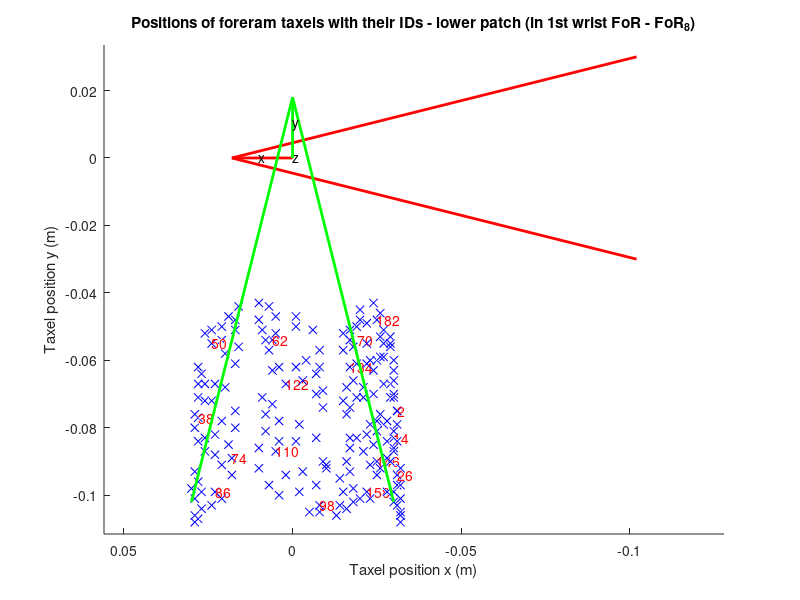
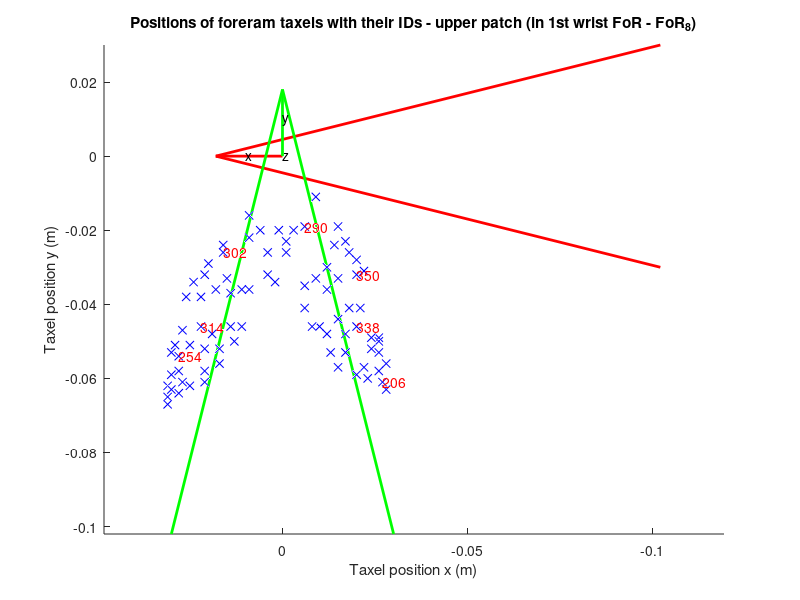

Recreate these plots in MATLAB, in order.
%% About 
% Script to load taxel position for visualize the PPS of the left forearm of iCub
% Originally from 'plotTaxelPositions.m'
% Author: NGUYEN Dong Hai Phuong
% Email: phuong.nguyen@iit.it; ph17dn@gmail.com

%%

SAVE_FIGURES = false;
%% Init taxel positions from Andrea's calibration and CAD

load left_forearm_taxel_pos_mesh.mat; % the no_mesh is also possible, but there are no normals, so you can't overlay the triangular modules
taxel_pos = left_forearm_taxel_pos_mesh; 
[M,N] = size(taxel_pos);

load left_forearm_upper_patch_7triangleMidpointsPos_iCubV1_CAD.mat;
triangle_centers_CAD_upperPatch_arbitraryFoR = left_forearm_upper_patch_7triangleMidpointsPos_iCubV1_xmlFoR_m;
triangle_centers_CAD_upperPatch_wristFoR8 = [];

load left_forearm_assembly_18coverHolesPos_iCubV1_CAD.mat;
% note, this CAD data contains also the upper patch - could be used to
% double check
triangle_centers_CAD_lowerPatches_assemblyFoR = left_forearm_lower_patch_18coverHoles_iCubV1_xmlFoR_m  ; % this FoR is also kind of arbitrary, but different than in the previous set;
triangle_centers_CAD_lowerPatches_wristFoR8 = [];

for j=1:size(triangle_centers_CAD_upperPatch_arbitraryFoR,1)
   row_vector =  triangle_centers_CAD_upperPatch_arbitraryFoR(j,:);
   column_vector = row_vector';
   column_vector_translated = column_vector - toWristFoR8_transl_m;
   column_vector_translatedAndRotated = (toWristFoR8_rotMatrix)' * column_vector_translated;
   triangle_centers_CAD_upperPatch_wristFoR8(j,:) = column_vector_translatedAndRotated';     
end

for j=1:size(triangle_centers_CAD_lowerPatches_assemblyFoR,1)
   row_vector =  triangle_centers_CAD_lowerPatches_assemblyFoR(j,:);
   column_vector = row_vector';
   column_vector_translated = column_vector - forearmAssemblytoWristFoR8_translVector_m;
   column_vector_translatedAndRotated = (forearmAssemblytoWristFoR8_rotMatrix)' * column_vector_translated;
   triangle_centers_CAD_lowerPatches_wristFoR8(j,:) = column_vector_translatedAndRotated';     
end

%%

f21 = figure(21);
clf(f21);
title('Positions of foreram taxels with their IDs - lower patch (in 1st wrist FoR - FoR_8)');
hold on;

for i=1:192
    if (nnz(taxel_pos(i,:)) > 1) % it's not an all-zero row
        plot3(taxel_pos(i,1),taxel_pos(i,2),taxel_pos(i,3),'xb');
        if (mod(i-3,12)==0)
            text(taxel_pos(i,1),taxel_pos(i,2),taxel_pos(i,3),int2str(i-1),'Color','r'); 
        end
    end
end
h = quiver3(0 ,0, 0,0.02,0,0);
set(h, 'Color', 'r', 'LineWidth', 2, 'MaxHeadSize', 4, 'ShowArrowHead', 'on');
text(0.01,0,0,'x');
h2 = quiver3(0,0,0, 0,0.02,0);
set(h2, 'Color', 'g', 'LineWidth', 2, 'MaxHeadSize', 4, 'ShowArrowHead', 'on')
text(0,0.01,0,'y');
h3 = quiver3(0,0,0, 0,0,0.02);
set(h3, 'Color', 'b', 'LineWidth', 2, 'MaxHeadSize', 4, 'ShowArrowHead', 'on')
text(0,0,0.01,'z');

xlabel('Taxel position x (m)');
set(gca,'XDir','reverse');
ylabel('Taxel position y (m)');
zlabel('Taxel position z (m)');
set(gca,'ZDir','reverse');
axis equal;
hold off;
% print(f21,'-dpdf','-bestfit','lower-patch.pdf')


%%
f31 = figure(31);
clf(f31);
title('Positions of foreram taxels with their IDs - upper patch (in 1st wrist FoR - FoR_8)');
hold on;

for i=193:M
    if (nnz(taxel_pos(i,:)) > 1) % it's not an all-zero row
        plot3(taxel_pos(i,1),taxel_pos(i,2),taxel_pos(i,3),'xb');
        if (mod(i-3,12)==0)
            text(taxel_pos(i,1),taxel_pos(i,2),taxel_pos(i,3),int2str(i-1),'Color','r'); 
        end
    end
end
 h = quiver3(0 ,0, 0,0.02,0,0);
 set(h, 'Color', 'r', 'LineWidth', 2, 'MaxHeadSize', 4, 'ShowArrowHead', 'on');
 text(0.01,0,0,'x');
 h2 = quiver3(0,0,0, 0,0.02,0);
 set(h2, 'Color', 'g', 'LineWidth', 2, 'MaxHeadSize', 4, 'ShowArrowHead', 'on')
 text(0,0.01,0,'y');
 h3 = quiver3(0,0,0, 0,0,0.02);
 set(h3, 'Color', 'b', 'LineWidth', 2, 'MaxHeadSize', 4, 'ShowArrowHead', 'on')
 text(0,0,0.01,'z');

xlabel('Taxel position x (m)');
set(gca,'XDir','reverse');
ylabel('Taxel position y (m)');
zlabel('Taxel position z (m)');
set(gca,'ZDir','reverse');
axis equal;
hold off;

% print(f31,'-dpdf','-bestfit','upper-patch.pdf')